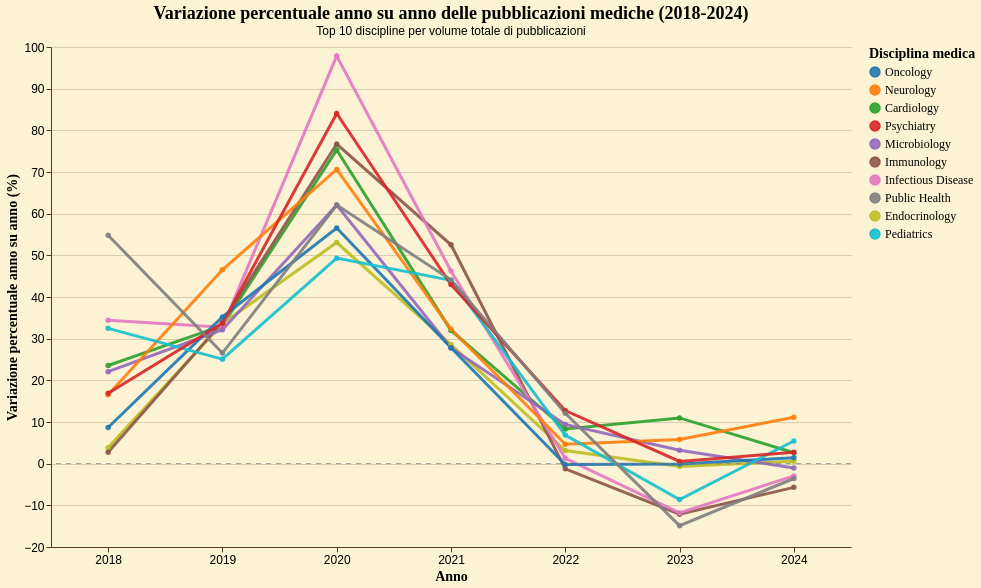

This figure's Vega-Lite source:
### Vega-Lite specification from a JSON file in a GitHub repository (floating-point values rounded to 4 significant figures)
{"config": {"background": "#fbf3d3", "view": {"stroke": "transparent", "width": 350, "height": 250, "fill": "#fbf3d3", "strokeWidth": 0}, "axis": {"domainColor": "#5a3921", "gridColor": "#5a3921", "gridOpacity": 0.2, "tickColor": "#5a3921", "labelColor": "black", "titleColor": "black", "titleFont": "EB Garamond", "labelFontSize": 12, "titleFontSize": 14}, "legend": {"labelColor": "black", "titleColor": "black", "labelFont": "EB Garamond", "titleFont": "EB Garamond", "labelFontSize": 12, "orient": "right", "titleFontSize": 14}, "title": {"color": "black", "font": "EB Garamond", "fontSize": 18}, "mark": {"color": "#6b4a32", "opacity": 0.8}, "bar": {"color": "#6b4a32", "opacity": 0.8}, "line": {"color": "#6b4a32", "opacity": 0.8}, "area": {"color": "#6b4a32", "opacity": 0.8}, "point": {"color": "#6b4a32", "opacity": 0.8}}, "layer": [{"data": {"name": "data-bc0de5876118f0f4825c4b576af51a96"}, "mark": {"type": "line", "opacity": 0.8, "point": true, "strokeWidth": 3}, "encoding": {"color": {"field": "medgemma_extraction", "scale": {"domain": ["Oncology", "Neurology", "Cardiology", "Psychiatry", "Microbiology", "Immunology", "Infectious Disease", "Public Health", "Endocrinology", "Pediatrics"], "range": ["#1f77b4", "#ff7f0e", "#2ca02c", "#d62728", "#9467bd", "#8c564b", "#e377c2", "#7f7f7f", "#bcbd22", "#17becf"]}, "title": "Disciplina medica", "type": "nominal"}, "opacity": {"condition": {"param": "param_8", "value": 0.9}, "value": 0.15}, "order": {"field": "if(param_8.medgemma_extraction && indexof(param_8.medgemma_extraction, datum.medgemma_extraction) !== -1, 0, 1)", "type": "nominal"}, "tooltip": [{"field": "medgemma_extraction", "title": "Disciplina medica", "type": "nominal"}, {"field": "Anno", "title": "Anno", "type": "ordinal"}, {"field": "articoli", "format": ",", "title": "Articoli", "type": "quantitative"}, {"field": "anno_precedente", "format": ",", "title": "Anno precedente", "type": "quantitative"}, {"field": "incremento", "format": ".1f", "title": "Variazione %", "type": "quantitative"}, {"field": "Totale_Articoli", "format": ",", "title": "Totale articoli", "type": "quantitative"}], "x": {"axis": {"labelAngle": 0, "labelFontSize": 12}, "field": "Anno", "title": "Anno", "type": "ordinal"}, "y": {"field": "incremento", "title": "Variazione percentuale anno su anno (%)", "type": "quantitative"}}, "name": "view_3", "title": {"text": "Variazione percentuale anno su anno delle pubblicazioni mediche (2018-2024)", "subtitle": "Top 10 discipline per volume totale di pubblicazioni"}}, {"data": {"name": "data-a0a55d106695e8d630baff0f16eee66d"}, "mark": {"type": "rule", "color": "gray", "strokeDash": [5, 5]}, "encoding": {"y": {"field": "y", "type": "quantitative"}}}], "height": 500, "params": [{"name": "param_8", "select": {"type": "point", "fields": ["medgemma_extraction"]}, "bind": "legend", "views": ["view_3"]}], "width": 800, "$schema": "https://vega.github.io/schema/vega-lite/v5.20.1.json", "datasets": {"data-bc0de5876118f0f4825c4b576af51a96": [{"medgemma_extraction": "Cardiology", "Anno": 2018, "articoli": 3693, "Totale_Articoli": 71622, "anno_precedente": 2989.0, "incremento": 23.55, "incremento_abs": 23.55, "ranking": 4.0}, {"medgemma_extraction": "Cardiology", "Anno": 2019, "articoli": 4917, "Totale_Articoli": 71622, "anno_precedente": 3693.0, "incremento": 33.14, "incremento_abs": 33.14, "ranking": 6.0}, {"medgemma_extraction": "Cardiology", "Anno": 2020, "articoli": 8619, "Totale_Articoli": 71622, "anno_precedente": 4917.0, "incremento": 75.29, "incremento_abs": 75.29, "ranking": 4.0}, {"medgemma_extraction": "Cardiology", "Anno": 2021, "articoli": 11376, "Totale_Articoli": 71622, "anno_precedente": 8619.0, "incremento": 31.99, "incremento_abs": 31.99, "ranking": 7.0}, {"medgemma_extraction": "Cardiology", "Anno": 2022, "articoli": 12321, "Totale_Articoli": 71622, "anno_precedente": 11380.0, "incremento": 8.307, "incremento_abs": 8.307, "ranking": 4.0}, {"medgemma_extraction": "Cardiology", "Anno": 2023, "articoli": 13674, "Totale_Articoli": 71622, "anno_precedente": 12320.0, "incremento": 10.98, "incremento_abs": 10.98, "ranking": 1.0}, {"medgemma_extraction": "Cardiology", "Anno": 2024, "articoli": 14033, "Totale_Articoli": 71622, "anno_precedente": 13670.0, "incremento": 2.625, "incremento_abs": 2.625, "ranking": 4.0}, {"medgemma_extraction": "Endocrinology", "Anno": 2018, "articoli": 1753, "Totale_Articoli": 28204, "anno_precedente": 1688.0, "incremento": 3.851, "incremento_abs": 3.851, "ranking": 9.0}, {"medgemma_extraction": "Endocrinology", "Anno": 2019, "articoli": 2342, "Totale_Articoli": 28204, "anno_precedente": 1753.0, "incremento": 33.6, "incremento_abs": 33.6, "ranking": 5.0}, {"medgemma_extraction": "Endocrinology", "Anno": 2020, "articoli": 3585, "Totale_Articoli": 28204, "anno_precedente": 2342.0, "incremento": 53.07, "incremento_abs": 53.07, "ranking": 9.0}, {"medgemma_extraction": "Endocrinology", "Anno": 2021, "articoli": 4610, "Totale_Articoli": 28204, "anno_precedente": 3585.0, "incremento": 28.59, "incremento_abs": 28.59, "ranking": 8.0}, {"medgemma_extraction": "Endocrinology", "Anno": 2022, "articoli": 4755, "Totale_Articoli": 28204, "anno_precedente": 4610.0, "incremento": 3.145, "incremento_abs": 3.145, "ranking": 7.0}, {"medgemma_extraction": "Endocrinology", "Anno": 2023, "articoli": 4722, "Totale_Articoli": 28204, "anno_precedente": 4755.0, "incremento": -0.694, "incremento_abs": 0.694, "ranking": 6.0}, {"medgemma_extraction": "Endocrinology", "Anno": 2024, "articoli": 4749, "Totale_Articoli": 28204, "anno_precedente": 4722.0, "incremento": 0.5718, "incremento_abs": 0.5718, "ranking": 6.0}, {"medgemma_extraction": "Immunology", "Anno": 2018, "articoli": 1802, "Totale_Articoli": 34140, "anno_precedente": 1754.0, "incremento": 2.737, "incremento_abs": 2.737, "ranking": 10.0}, {"medgemma_extraction": "Immunology", "Anno": 2019, "articoli": 2414, "Totale_Articoli": 34140, "anno_precedente": 1802.0, "incremento": 33.96, "incremento_abs": 33.96, "ranking": 3.0}, {"medgemma_extraction": "Immunology", "Anno": 2020, "articoli": 4266, "Totale_Articoli": 34140, "anno_precedente": 2414.0, "incremento": 76.72, "incremento_abs": 76.72, "ranking": 3.0}, {"medgemma_extraction": "Immunology", "Anno": 2021, "articoli": 6507, "Totale_Articoli": 34140, "anno_precedente": 4266.0, "incremento": 52.53, "incremento_abs": 52.53, "ranking": 1.0}, {"medgemma_extraction": "Immunology", "Anno": 2022, "articoli": 6426, "Totale_Articoli": 34140, "anno_precedente": 6507.0, "incremento": -1.245, "incremento_abs": 1.245, "ranking": 10.0}, {"medgemma_extraction": "Immunology", "Anno": 2023, "articoli": 5646, "Totale_Articoli": 34140, "anno_precedente": 6426.0, "incremento": -12.14, "incremento_abs": 12.14, "ranking": 9.0}, {"medgemma_extraction": "Immunology", "Anno": 2024, "articoli": 5325, "Totale_Articoli": 34140, "anno_precedente": 5646.0, "incremento": -5.685, "incremento_abs": 5.685, "ranking": 10.0}, {"medgemma_extraction": "Infectious Disease", "Anno": 2018, "articoli": 1691, "Totale_Articoli": 34136, "anno_precedente": 1258.0, "incremento": 34.42, "incremento_abs": 34.42, "ranking": 2.0}, {"medgemma_extraction": "Infectious Disease", "Anno": 2019, "articoli": 2245, "Totale_Articoli": 34136, "anno_precedente": 1691.0, "incremento": 32.76, "incremento_abs": 32.76, "ranking": 7.0}, {"medgemma_extraction": "Infectious Disease", "Anno": 2020, "articoli": 4441, "Totale_Articoli": 34136, "anno_precedente": 2245.0, "incremento": 97.82, "incremento_abs": 97.82, "ranking": 1.0}, {"medgemma_extraction": "Infectious Disease", "Anno": 2021, "articoli": 6494, "Totale_Articoli": 34136, "anno_precedente": 4441.0, "incremento": 46.23, "incremento_abs": 46.23, "ranking": 2.0}, {"medgemma_extraction": "Infectious Disease", "Anno": 2022, "articoli": 6577, "Totale_Articoli": 34136, "anno_precedente": 6494.0, "incremento": 1.278, "incremento_abs": 1.278, "ranking": 8.0}, {"medgemma_extraction": "Infectious Disease", "Anno": 2023, "articoli": 5800, "Totale_Articoli": 34136, "anno_precedente": 6577.0, "incremento": -11.81, "incremento_abs": 11.81, "ranking": 8.0}, {"medgemma_extraction": "Infectious Disease", "Anno": 2024, "articoli": 5630, "Totale_Articoli": 34136, "anno_precedente": 5800.0, "incremento": -2.931, "incremento_abs": 2.931, "ranking": 8.0}, {"medgemma_extraction": "Microbiology", "Anno": 2018, "articoli": 2544, "Totale_Articoli": 43666, "anno_precedente": 2084.0, "incremento": 22.07, "incremento_abs": 22.07, "ranking": 5.0}, {"medgemma_extraction": "Microbiology", "Anno": 2019, "articoli": 3362, "Totale_Articoli": 43666, "anno_precedente": 2544.0, "incremento": 32.15, "incremento_abs": 32.15, "ranking": 8.0}, {"medgemma_extraction": "Microbiology", "Anno": 2020, "articoli": 5449, "Totale_Articoli": 43666, "anno_precedente": 3362.0, "incremento": 62.08, "incremento_abs": 62.08, "ranking": 6.0}, {"medgemma_extraction": "Microbiology", "Anno": 2021, "articoli": 6963, "Totale_Articoli": 43666, "anno_precedente": 5449.0, "incremento": 27.78, "incremento_abs": 27.78, "ranking": 10.0}, {"medgemma_extraction": "Microbiology", "Anno": 2022, "articoli": 7618, "Totale_Articoli": 43666, "anno_precedente": 6963.0, "incremento": 9.407, "incremento_abs": 9.407, "ranking": 3.0}, {"medgemma_extraction": "Microbiology", "Anno": 2023, "articoli": 7864, "Totale_Articoli": 43666, "anno_precedente": 7618.0, "incremento": 3.229, "incremento_abs": 3.229, "ranking": 3.0}, {"medgemma_extraction": "Microbiology", "Anno": 2024, "articoli": 7782, "Totale_Articoli": 43666, "anno_precedente": 7864.0, "incremento": -1.043, "incremento_abs": 1.043, "ranking": 7.0}, {"medgemma_extraction": "Neurology", "Anno": 2018, "articoli": 3698, "Totale_Articoli": 75181, "anno_precedente": 3173.0, "incremento": 16.55, "incremento_abs": 16.55, "ranking": 7.0}, {"medgemma_extraction": "Neurology", "Anno": 2019, "articoli": 5419, "Totale_Articoli": 75181, "anno_precedente": 3698.0, "incremento": 46.54, "incremento_abs": 46.54, "ranking": 1.0}, {"medgemma_extraction": "Neurology", "Anno": 2020, "articoli": 9245, "Totale_Articoli": 75181, "anno_precedente": 5419.0, "incremento": 70.6, "incremento_abs": 70.6, "ranking": 5.0}, {"medgemma_extraction": "Neurology", "Anno": 2021, "articoli": 12232, "Totale_Articoli": 75181, "anno_precedente": 9245.0, "incremento": 32.31, "incremento_abs": 32.31, "ranking": 6.0}, {"medgemma_extraction": "Neurology", "Anno": 2022, "articoli": 12804, "Totale_Articoli": 75181, "anno_precedente": 12230.0, "incremento": 4.676, "incremento_abs": 4.676, "ranking": 6.0}, {"medgemma_extraction": "Neurology", "Anno": 2023, "articoli": 13550, "Totale_Articoli": 75181, "anno_precedente": 12800.0, "incremento": 5.826, "incremento_abs": 5.826, "ranking": 2.0}, {"medgemma_extraction": "Neurology", "Anno": 2024, "articoli": 15060, "Totale_Articoli": 75181, "anno_precedente": 13550.0, "incremento": 11.14, "incremento_abs": 11.14, "ranking": 1.0}, {"medgemma_extraction": "Oncology", "Anno": 2018, "articoli": 6687, "Totale_Articoli": 108541, "anno_precedente": 6153.0, "incremento": 8.679, "incremento_abs": 8.679, "ranking": 8.0}, {"medgemma_extraction": "Oncology", "Anno": 2019, "articoli": 9043, "Totale_Articoli": 108541, "anno_precedente": 6687.0, "incremento": 35.23, "incremento_abs": 35.23, "ranking": 2.0}, {"medgemma_extraction": "Oncology", "Anno": 2020, "articoli": 14158, "Totale_Articoli": 108541, "anno_precedente": 9043.0, "incremento": 56.56, "incremento_abs": 56.56, "ranking": 8.0}, {"medgemma_extraction": "Oncology", "Anno": 2021, "articoli": 18098, "Totale_Articoli": 108541, "anno_precedente": 14160.0, "incremento": 27.83, "incremento_abs": 27.83, "ranking": 9.0}, {"medgemma_extraction": "Oncology", "Anno": 2022, "articoli": 18061, "Totale_Articoli": 108541, "anno_precedente": 18100.0, "incremento": -0.2044, "incremento_abs": 0.2044, "ranking": 9.0}, {"medgemma_extraction": "Oncology", "Anno": 2023, "articoli": 18042, "Totale_Articoli": 108541, "anno_precedente": 18060.0, "incremento": -0.1052, "incremento_abs": 0.1052, "ranking": 5.0}, {"medgemma_extraction": "Oncology", "Anno": 2024, "articoli": 18299, "Totale_Articoli": 108541, "anno_precedente": 18040.0, "incremento": 1.424, "incremento_abs": 1.424, "ranking": 5.0}, {"medgemma_extraction": "Pediatrics", "Anno": 2018, "articoli": 1603, "Totale_Articoli": 25379, "anno_precedente": 1210.0, "incremento": 32.48, "incremento_abs": 32.48, "ranking": 3.0}, {"medgemma_extraction": "Pediatrics", "Anno": 2019, "articoli": 2005, "Totale_Articoli": 25379, "anno_precedente": 1603.0, "incremento": 25.08, "incremento_abs": 25.08, "ranking": 10.0}, {"medgemma_extraction": "Pediatrics", "Anno": 2020, "articoli": 2994, "Totale_Articoli": 25379, "anno_precedente": 2005.0, "incremento": 49.33, "incremento_abs": 49.33, "ranking": 10.0}, {"medgemma_extraction": "Pediatrics", "Anno": 2021, "articoli": 4311, "Totale_Articoli": 25379, "anno_precedente": 2994.0, "incremento": 43.99, "incremento_abs": 43.99, "ranking": 4.0}, {"medgemma_extraction": "Pediatrics", "Anno": 2022, "articoli": 4607, "Totale_Articoli": 25379, "anno_precedente": 4311.0, "incremento": 6.866, "incremento_abs": 6.866, "ranking": 5.0}, {"medgemma_extraction": "Pediatrics", "Anno": 2023, "articoli": 4210, "Totale_Articoli": 25379, "anno_precedente": 4607.0, "incremento": -8.617, "incremento_abs": 8.617, "ranking": 7.0}, {"medgemma_extraction": "Pediatrics", "Anno": 2024, "articoli": 4439, "Totale_Articoli": 25379, "anno_precedente": 4210.0, "incremento": 5.439, "incremento_abs": 5.439, "ranking": 2.0}, {"medgemma_extraction": "Psychiatry", "Anno": 2018, "articoli": 2222, "Totale_Articoli": 47149, "anno_precedente": 1901.0, "incremento": 16.89, "incremento_abs": 16.89, "ranking": 6.0}, {"medgemma_extraction": "Psychiatry", "Anno": 2019, "articoli": 2970, "Totale_Articoli": 47149, "anno_precedente": 2222.0, "incremento": 33.66, "incremento_abs": 33.66, "ranking": 4.0}, {"medgemma_extraction": "Psychiatry", "Anno": 2020, "articoli": 5466, "Totale_Articoli": 47149, "anno_precedente": 2970.0, "incremento": 84.04, "incremento_abs": 84.04, "ranking": 2.0}, {"medgemma_extraction": "Psychiatry", "Anno": 2021, "articoli": 7816, "Totale_Articoli": 47149, "anno_precedente": 5466.0, "incremento": 42.99, "incremento_abs": 42.99, "ranking": 5.0}, {"medgemma_extraction": "Psychiatry", "Anno": 2022, "articoli": 8813, "Totale_Articoli": 47149, "anno_precedente": 7816.0, "incremento": 12.76, "incremento_abs": 12.76, "ranking": 1.0}, {"medgemma_extraction": "Psychiatry", "Anno": 2023, "articoli": 8859, "Totale_Articoli": 47149, "anno_precedente": 8813.0, "incremento": 0.522, "incremento_abs": 0.522, "ranking": 4.0}, {"medgemma_extraction": "Psychiatry", "Anno": 2024, "articoli": 9102, "Totale_Articoli": 47149, "anno_precedente": 8859.0, "incremento": 2.743, "incremento_abs": 2.743, "ranking": 3.0}, {"medgemma_extraction": "Public Health", "Anno": 2018, "articoli": 1793, "Totale_Articoli": 30065, "anno_precedente": 1158.0, "incremento": 54.84, "incremento_abs": 54.84, "ranking": 1.0}, {"medgemma_extraction": "Public Health", "Anno": 2019, "articoli": 2269, "Totale_Articoli": 30065, "anno_precedente": 1793.0, "incremento": 26.55, "incremento_abs": 26.55, "ranking": 9.0}, {"medgemma_extraction": "Public Health", "Anno": 2020, "articoli": 3677, "Totale_Articoli": 30065, "anno_precedente": 2269.0, "incremento": 62.05, "incremento_abs": 62.05, "ranking": 7.0}, {"medgemma_extraction": "Public Health", "Anno": 2021, "articoli": 5299, "Totale_Articoli": 30065, "anno_precedente": 3677.0, "incremento": 44.11, "incremento_abs": 44.11, "ranking": 3.0}, {"medgemma_extraction": "Public Health", "Anno": 2022, "articoli": 5939, "Totale_Articoli": 30065, "anno_precedente": 5299.0, "incremento": 12.08, "incremento_abs": 12.08, "ranking": 2.0}, {"medgemma_extraction": "Public Health", "Anno": 2023, "articoli": 5055, "Totale_Articoli": 30065, "anno_precedente": 5939.0, "incremento": -14.88, "incremento_abs": 14.88, "ranking": 10.0}, {"medgemma_extraction": "Public Health", "Anno": 2024, "articoli": 4875, "Totale_Articoli": 30065, "anno_precedente": 5055.0, "incremento": -3.561, "incremento_abs": 3.561, "ranking": 9.0}], "data-a0a55d106695e8d630baff0f16eee66d": [{"y": 0}]}}
